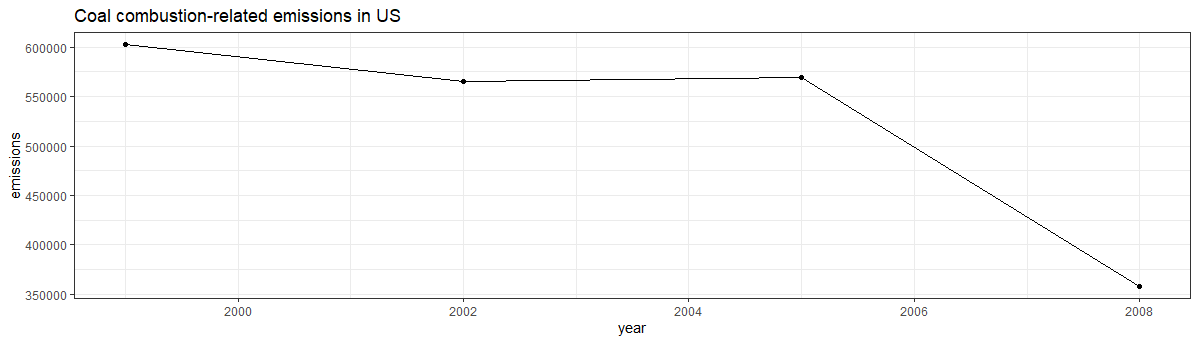

R code for this plot:
df_scc_coal <- df %>%
  inner_join(scc) %>%
  filter(str_detect(Short.Name, pattern = "[Cc]oal")) %>%
  group_by(year) %>%
  summarise(emissions = sum(Emissions)) %>%
  ungroup()

df_scc_coal %>%
  ggplot(aes(x = year, y = emissions)) + 
  geom_line() + 
  geom_point() + 
  theme_bw() + 
  ggtitle("Coal combustion-related emissions in US")
